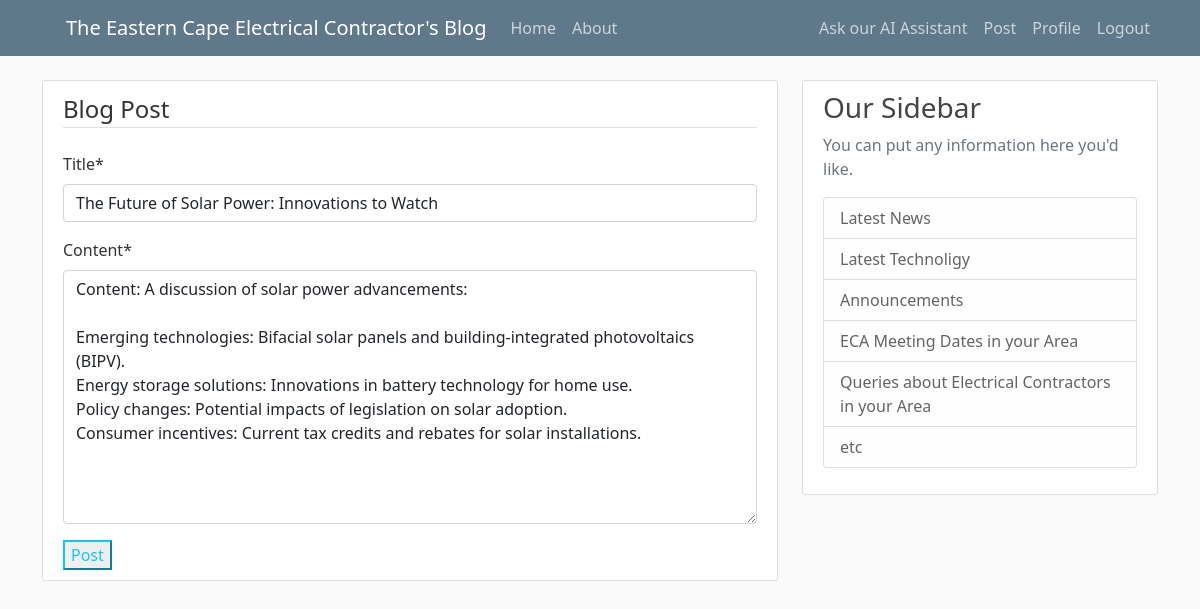
/post/28/update/ (signed in), run on the app's committed database.
### CoC_Blog/models.py (models this page shows, shortened)
class Post(models.Model):
    title = models.CharField(max_length=100)
    content = models.TextField()
    date_posted = models.DateTimeField(default=timezone.now)
    author = models.ForeignKey(User, on_delete=models.CASCADE)

### CoC_Blog/views.py (the view, shortened to what this page needs)
# urls.py: path('post/<int:pk>/update/', PostUpdateView.as_view(), name='post-update'),
class PostUpdateView(LoginRequiredMixin, UserPassesTestMixin, UpdateView):
    model = Post
    fields = ['title', 'content']
    def test_func(self):
        post = self.get_object()
        if self.request.user == post.author:
            return True
        return False

### CoC_Blog/templates/CoC_Blog/post_form.html (shortened to what this page needs)
{% extends "CoC_Blog/base.html" %}
{% load crispy_forms_tags %}
{% block content %}
    <div class="content-section">
        <form method="POST">
            <fieldset class="form-group">
                <legend class="border-bottom mb-4">Blog Post</legend>
                {{ form|crispy }}
            </fieldset>
            <div class="form-group">
                <button class="btn-outline-info" type="submit">Post</button>
            </div>
        </form>
    </div>
{% endblock content %}

### static/CoC_Blog/main.css (style rules this page uses)
body { background: #fafafa; color: #333333; margin-top: 5rem; }
.content-section { background: #ffffff; padding: 10px 20px; border: 1px solid #dddddd; border-radius: 3px; margin-bottom: 20px; }

### data on the page
Post: title "The Future of Solar Power: Innovations to Watch", content "Content: A discussion of solar power advancements: Emerging technologies: Bifacial solar panels and building-integrated photovoltaics (BIPV). Energy storage solutions: Innovations in battery technology for home use. Policy changes: Potential impacts of legislation on solar adoption. Consumer incentives: Current tax credits and rebates for solar installations."
